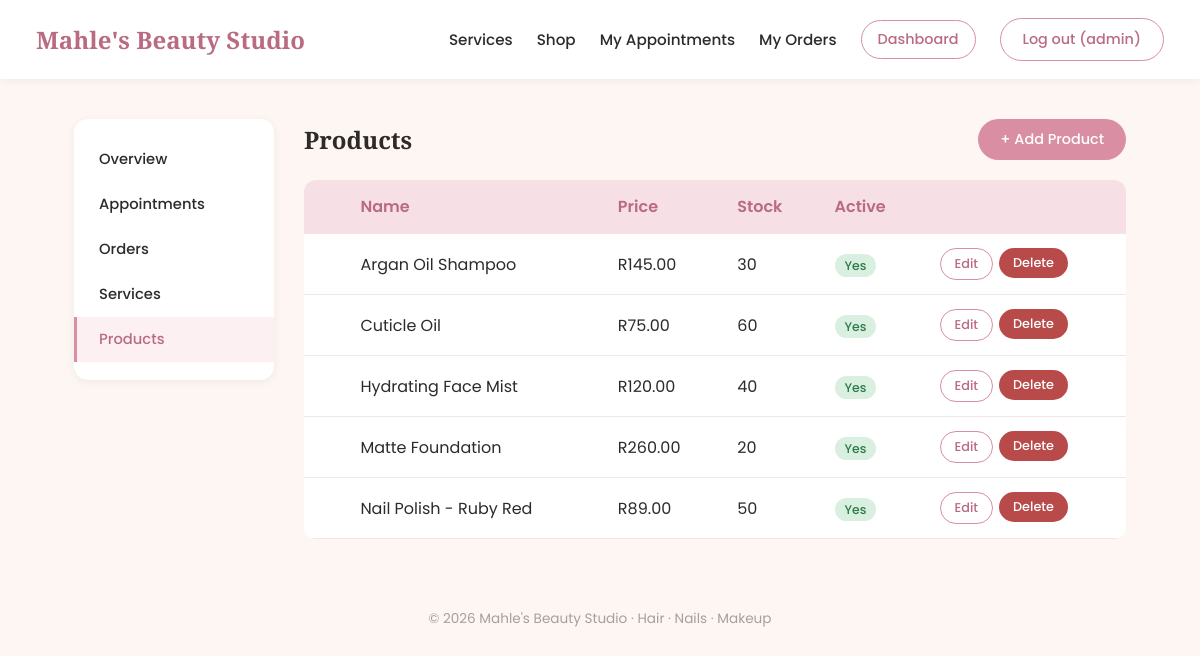
The page /dashboard/products/ (signed in) on the database its author committed.
### salon/models.py (models this page shows, shortened)
class Product(models.Model):
    name = models.CharField(max_length=120)
    description = models.TextField(blank=True)
    price = models.DecimalField(max_digits=8, decimal_places=2)
    stock = models.PositiveIntegerField(default=0)
    image = models.ImageField(upload_to="products/", blank=True, null=True)
    active = models.BooleanField(default=True)
    class Meta:
        ordering = ["name"]

### salon/dashboard.py (the view)
# urls.py: path("dashboard/products/", dashboard.product_manage_list, name="dashboard_products"),
@superuser_required
def product_manage_list(request):
    products = Product.objects.all()
    return render(request, "dashboard/product_list.html", {"products": products, "active": "products"})

### salon/dashboard.py (called while the page is built)
def superuser_required(view_func):
    decorated = user_passes_test(lambda u: u.is_superuser, login_url="login")
    return login_required(decorated(view_func))

### salon/templates/dashboard/product_list.html (shortened to what this page needs)
{% extends "dashboard/base_dashboard.html" %}
{% block dash_content %}
<div class="dash-header">
    <h2 style="margin:0;">Products</h2>
    <a href="{% url 'dashboard_product_create' %}" class="btn">+ Add Product</a>
</div>
{% if products %}
<table>
    <tr><th></th><th>Name</th><th>Price</th><th>Stock</th><th>Active</th><th></th></tr>
    {% for p in products %}
    <tr>
        <td>{% if p.image %}<img src="{{ p.image.url }}" class="thumb">{% endif %}</td>
        <td>{{ p.name }}</td>
        <td>R{{ p.price }}</td>
        <td>{% if p.stock <= 5 %}<span class="status status-cancelled">{{ p.stock }}</span>{% else %}{{ p.stock }}{% endif %}</td>
        <td>{% if p.active %}<span class="status status-confirmed">Yes</span>{% else %}<span class="status status-cancelled">No</span>{% endif %}</td>
        <td>
            <div class="action-row">
                <a href="{% url 'dashboard_product_edit' p.pk %}" class="btn btn-outline btn-sm">Edit</a>
                <form action="{% url 'dashboard_product_delete' p.pk %}" method="post" style="margin:0;" onsubmit="return confirm('Delete {{ p.name }}?');">
                    <button type="submit" class="btn btn-danger btn-sm">Delete</button>
                </form>
            </div>
        </td>
    </tr>
    {% endfor %}
</table>
{% else %}
<p class="empty">No products yet. <a href="{% url 'dashboard_product_create' %}">Add your first one</a>.</p>
{% endif %}
{% endblock %}

### salon/templates/salon/base.html (shortened to what this page needs)
<!DOCTYPE html>
<html lang="en">
<head>
</head>
<body>
    <nav>
        <a class="brand" href="{% url 'home' %}">Mahle's Beauty Studio</a>
        <div class="links">
            <a href="{% url 'service_list' %}">Services</a>
            <a href="{% url 'product_list' %}">Shop</a>
            {% if user.is_authenticated %}
            <a href="{% url 'my_appointments' %}">My Appointments</a>
            <a href="{% url 'my_orders' %}">My Orders</a>
            {% if user.is_superuser %}
            <a href="{% url 'dashboard_home' %}" class="btn btn-outline" style="padding:8px 16px;">Dashboard</a>
            {% endif %}
            <form action="{% url 'logout' %}" method="post" style="display:inline; margin:0;">
                <button type="submit" class="btn btn-outline">Log out ({{ user.username }})</button>
            </form>
            {% else %}
            <a href="{% url 'login' %}">Log in</a>
            <a href="{% url 'signup' %}" class="btn">Sign up</a>
            {% endif %}
        </div>
    </nav>
    <div class="container">
        {% block content %}{% endblock %}
    </div>
    <footer>&copy; {% now "Y" %} Mahle's Beauty Studio &middot; Hair &middot; Nails &middot; Makeup</footer>
</body>
</html>

### salon/templates/salon/base.html (style rules this page uses)
:root { --pink: #d98ea3; --pink-dark: #b96b82; --cream: #fdf6f2; --charcoal: #2e2a2a; --gold: #c9a15a; }
* { box-sizing: border-box; }
body { margin: 0; font-family: 'Poppins', sans-serif; background: var(--cream); color: var(--charcoal); }
h1, h2, h3, .brand { font-family: 'Playfair Display', serif; }
nav { display: flex; align-items: center; justify-content: space-between; padding: 18px 36px; background: white; box-shadow: 0 2px 8px rgba(0, 0, 0, 0.05); position: sticky; top: 0; z-index: 10; }
nav .brand { font-size: 1.5rem; color: var(--pink-dark); text-decoration: none; font-weight: 700; }
nav .links { display: flex; gap: 24px; align-items: center; }
nav a { color: var(--charcoal); text-decoration: none; font-weight: 500; font-size: 0.95rem; }
.btn { display: inline-block; padding: 10px 22px; border-radius: 30px; background: var(--pink); color: white; text-decoration: none; border: none; font-family: 'Poppins', sans-serif; font-weight: 500; cursor: pointer; font-size: 0.9rem; transition: background 0.2s; }
.btn-outline { background: transparent; border: 1.5px solid var(--pink); color: var(--pink-dark); }
.btn-danger { background: #b94a4a; }
.container { max-width: 1100px; margin: 0 auto; padding: 40px 24px; }
table { width: 100%; border-collapse: collapse; margin-top: 20px; background: white; border-radius: 12px; overflow: hidden; }
th, td { padding: 14px 16px; text-align: left; border-bottom: 1px solid #f0e6e6; }
th { background: #f7dfe6; color: var(--pink-dark); font-weight: 600; }
.status { padding: 3px 10px; border-radius: 20px; font-size: 0.78rem; font-weight: 500; }
.status-confirmed, .status-paid { background: #d9f0e1; color: #2c7a49; }
footer { text-align: center; padding: 30px; color: #a89e9e; font-size: 0.85rem; }
.dash-header { display: flex; justify-content: space-between; align-items: center; margin-bottom: 20px; }
.btn-sm { padding: 6px 14px; font-size: 0.8rem; }
.action-row { display: flex; gap: 6px; flex-wrap: wrap; }

### rows shown on the page
Product: name "Argan Oil Shampoo", price "145.00", stock "30", active "Yes"
Product: name "Cuticle Oil", price "75.00", stock "60", active "Yes"
Product: name "Hydrating Face Mist", price "120.00", stock "40", active "Yes"
Product: name "Matte Foundation", price "260.00", stock "20", active "Yes"
Product: name "Nail Polish - Ruby Red", price "89.00", stock "50", active "Yes"

### other values the page prints
{{ user.username }} "admin"
